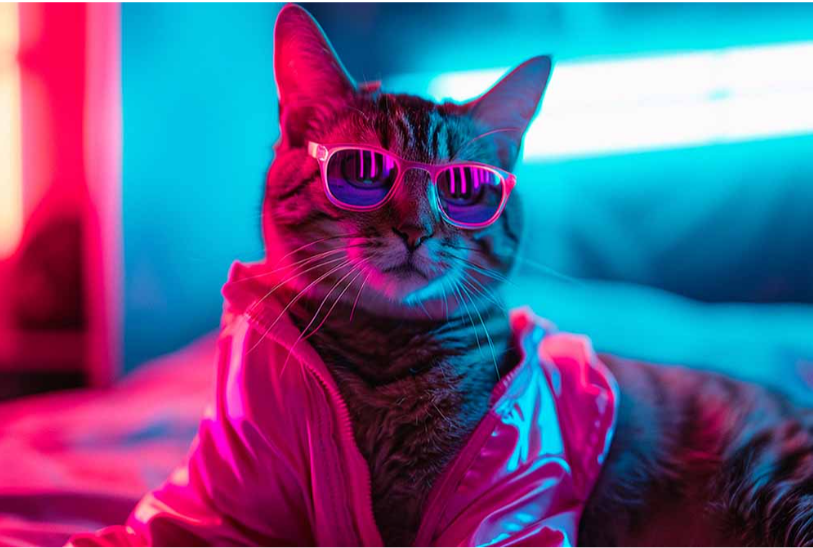
#> input picture input/image.png, 813 x 548 px
$ python image_filters.py
#> lines starting #> are read from the running program, lines starting #| are printed output that depends on the picture; after the words box and inside, x2 and y2 are one past the last pixel; in counts of white or black regions, pixels touching at a corner belong together
#> further down, image is the input picture: shape (548, 813, 3); mean B, G, R 138.9, 93.6, 96.7
### HSI_2_RGB.py
import cv2
import numpy as np
import matplotlib.pyplot as plt


def rgb_to_hsi(img):
    r = img[:, :, 0]
    g = img[:, :, 1]
    b = img[:, :, 2]

    intensity = (r + g + b) / 3

    minimum = np.minimum(r, np.minimum(g, b))
    saturation = 1 - (3 * minimum) / (r + g + b + 1e-8)

    numerator = 0.5 * ((r - g) + (r - b))
    denominator = np.sqrt((r - g)**2 + (r - b) * (g - b))

    theta = np.arccos(
        np.clip(numerator / (denominator + 1e-8), -1, 1)
    )

    hue = np.where(b <= g, theta, 2 * np.pi - theta)
    hue = hue / (2 * np.pi)
    hue = np.where(saturation == 0, 0, hue)

    hsi = np.stack((hue, saturation, intensity), axis=2)

    return hsi


def hsi_to_rgb(hsi):

    h = hsi[:, :, 0] * 2 * np.pi
    s = hsi[:, :, 1]
    i = hsi[:, :, 2]

    r = np.zeros(h.shape)
    g = np.zeros(h.shape)
    b = np.zeros(h.shape)

    mask = h < 2 * np.pi / 3

    hm = h[mask]

    b[mask] = i[mask] * (1 - s[mask])

    r[mask] = i[mask] * (
        1 + s[mask] * np.cos(hm) /
        (np.cos(np.pi / 3 - hm) + 1e-8)
    )

    g[mask] = 3 * i[mask] - r[mask] - b[mask]

    mask = (h >= 2 * np.pi / 3) & (h < 4 * np.pi / 3)

    hm = h[mask] - 2 * np.pi / 3

    r[mask] = i[mask] * (1 - s[mask])

    g[mask] = i[mask] * (
        1 + s[mask] * np.cos(hm) /
        (np.cos(np.pi / 3 - hm) + 1e-8)
    )

    b[mask] = 3 * i[mask] - r[mask] - g[mask]

    mask = h >= 4 * np.pi / 3

    hm = h[mask] - 4 * np.pi / 3

    g[mask] = i[mask] * (1 - s[mask])

    b[mask] = i[mask] * (
        1 + s[mask] * np.cos(hm) /
        (np.cos(np.pi / 3 - hm) + 1e-8)
    )

    r[mask] = 3 * i[mask] - g[mask] - b[mask]

    rgb = np.stack((r, g, b), axis=2)

    return np.clip(rgb, 0, 1)


# [46 lines that do not run on import are left out]

### image_filters.py

import cv2
import matplotlib.pyplot as plt
import numpy as np
import os

from scipy.ndimage import (
    minimum_filter,
    median_filter,
    maximum_filter,
    uniform_filter,
    convolve,
    gaussian_filter
)

from HSI_2_RGB import rgb_to_hsi, hsi_to_rgb


def apply_filters(hsi):

    results = {}

    minimum = np.empty(hsi.shape, hsi.dtype)

    for channel in range(3):
        minimum[:, :, channel] = minimum_filter(
            hsi[:, :, channel], size=3, mode="constant"
        )
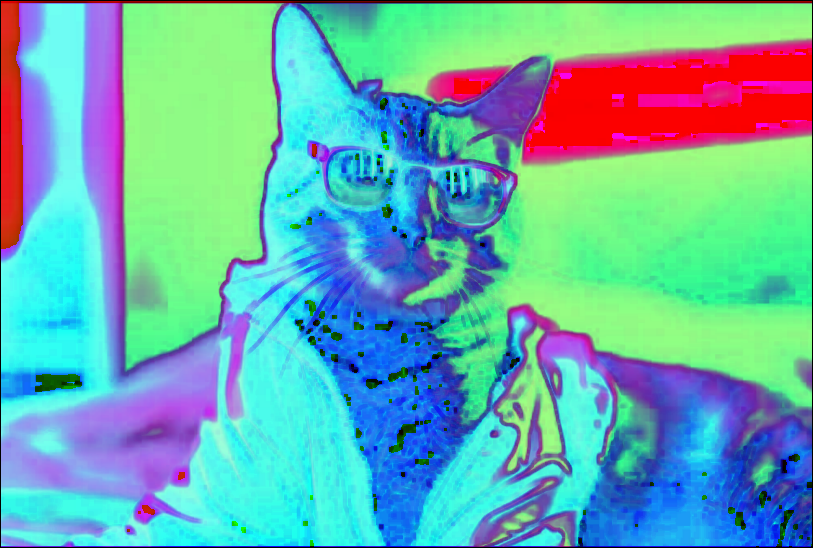
#> minimum: shape (548, 813, 3) float32; mean of channels 0, 1, 2 0.68, 0.688, 0.406; drawn as B, G, R

    results['Minimum'] = minimum

    median = np.empty(hsi.shape, hsi.dtype)

    for channel in range(3):
        median[:, :, channel] = median_filter(
            hsi[:, :, channel], size=3, mode="constant"
        )

    results['Median'] = median

    maximum = np.empty_like(hsi)

    for channel in range(3):
        maximum[:, :, channel] = maximum_filter(
            hsi[:, :, channel], size=3, mode="constant"
        )
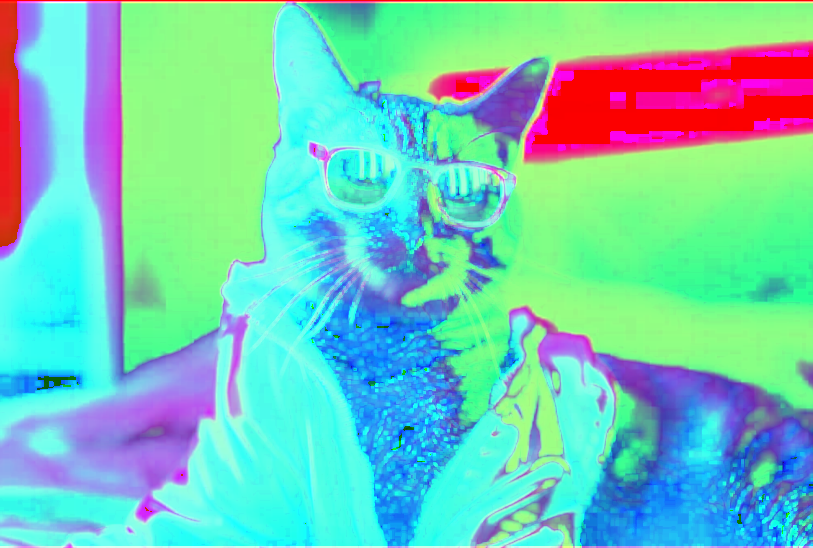
#> maximum: shape (548, 813, 3) float32; mean of channels 0, 1, 2 0.72, 0.788, 0.452; drawn as B, G, R

    results['Maximum'] = maximum

    average = np.empty_like(hsi)

    for channel in range(3):
        average[:, :, channel] = uniform_filter(
            hsi[:, :, channel], size=3, mode="constant"
        )
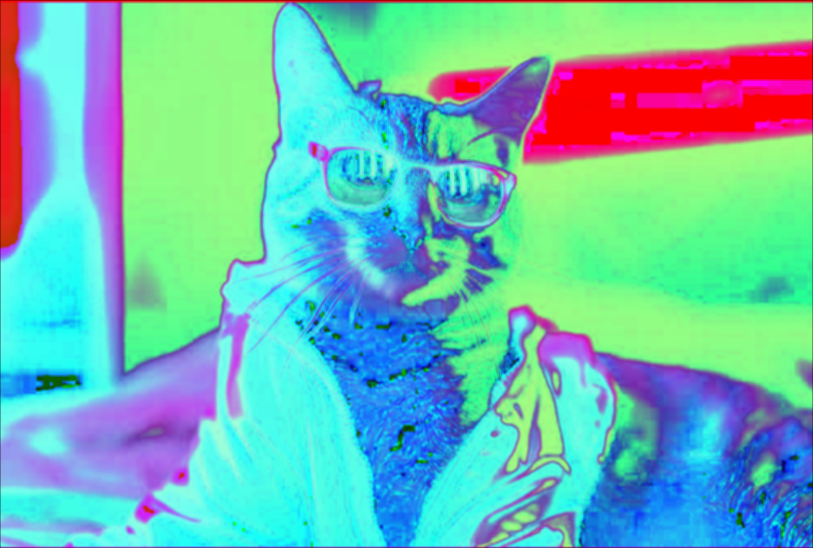
#> average: shape (548, 813, 3) float32; mean of channels 0, 1, 2 0.702, 0.74, 0.429; drawn as B, G, R

    results['Average'] = average

    weighted_kernel = np.array(
        [[1, 2, 1],
         [2, 4, 2],
         [1, 2, 1]],
        dtype=np.float32
    ) / 16

    weighted = np.empty_like(hsi)

    for channel in range(3):
        weighted[:, :, channel] = convolve(
            hsi[:, :, channel],
            weighted_kernel,
            mode='constant',
            cval=0
        )

    results['Weighted'] = weighted

    gaussian = np.empty_like(hsi)

    for channel in range(3):
        gaussian[:, :, channel] = gaussian_filter(
            hsi[:, :, channel],
            sigma=1,
            mode='constant',
            cval=0
        )

    results['Gaussian'] = gaussian

    intensity = hsi[:, :, 2]

    sobel_x = np.array(
        [[-1, 0, 1],
         [-2, 0, 2],
         [-1, 0, 1]],
        dtype=np.float32
    )

    sobel_y = np.array(
        [[-1, -2, -1],
         [0, 0, 0],
         [1, 2, 1]],
        dtype=np.float32
    )

    gx = convolve(intensity, sobel_x, mode='constant')
    gy = convolve(intensity, sobel_y, mode='constant')

    G = np.sqrt(gx**2 + gy**2)

    sobel = G / (G.max() + 1e-8)

    results['Sobel'] = sobel

    laplacian_kernel = np.array(
        [[0, -1, 0],
         [-1, 4, -1],
         [0, -1, 0]],
        dtype=np.float32
    )

    laplacian = convolve(
        intensity,
        laplacian_kernel,
        mode="constant"
    )

    laplacian = np.abs(laplacian)

    laplacian = laplacian / (laplacian.max() + 1e-8)

    results['Laplacian'] = laplacian

    return results


def save_images(results):

    for name, image in results.items():

        if image.ndim == 3:
            image = hsi_to_rgb(image)

        image = np.clip(image * 255, 0, 255).astype(np.uint8)

        if image.ndim == 3:
            image = cv2.cvtColor(image, cv2.COLOR_RGB2BGR)

        filename = "output/" + name + ".png"

        cv2.imwrite(filename, image)


if __name__ == "__main__":

    image = cv2.imread("input/image.png")

    if image is None:
        print("Image not found!")
        exit()

    image = cv2.cvtColor(image, cv2.COLOR_BGR2RGB)
    image = image.astype(np.float32) / 255.0

    hsi = rgb_to_hsi(image)

    results = apply_filters(hsi)
#> results = 8 items

    save_images(results)
#> the loop in save_images, `for name, image in results.items(): ` made 8 passes
#> (name, filename) on passes 1 to 8: ('Minimum', 'output/Minimum.png'), ('Median', 'output/Median.png'), ('Maximum', 'output/Maximum.png'), ('Average', 'output/Average.png'), ('Weighted', 'output/Weighted.png'), ('Gaussian', 'output/Gaussian.png'), ('Sobel', 'output/Sobel.png'), ('Laplacian', 'output/Laplacian.png')
#> pass 1, in hsi_to_rgb, `mask = h < 2 * np.pi / 3`:
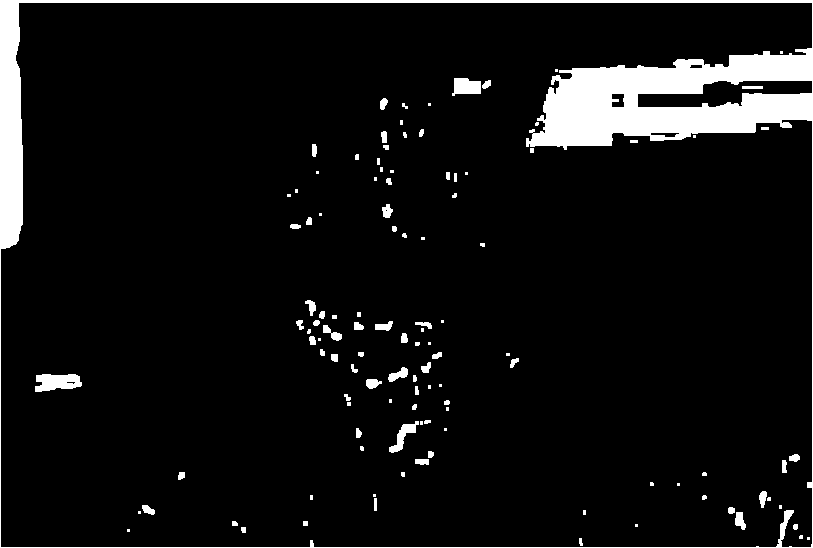
#> mask: shape (548, 813) bool; 7.1% white; 116 white regions (45 under 20 px), largest, box (x1, y1, x2, y2) and area: (0, 0, 813, 548) 26229, (35, 374, 82, 392) 638, (452, 78, 481, 96) 403

    print("All filtered images saved successfully!")

    plt.figure(figsize=(16, 13))

    plt.subplot(3, 3, 1)
    plt.imshow(image)
    plt.title("Original", pad=12)
    plt.axis("off")

    index = 2

    for name in results:

        filtered_image = results[name]

        plt.subplot(3, 3, index)

        if filtered_image.ndim == 3:
            filtered_image = hsi_to_rgb(filtered_image)
            plt.imshow(filtered_image)
        else:
            plt.imshow(filtered_image, cmap="gray")

        plt.title(name, pad=12)
        plt.axis("off")

        index += 1
#> this loop made 8 passes
#> pass 1, in hsi_to_rgb (call 7), `mask = h >= 4 * np.pi / 3`:
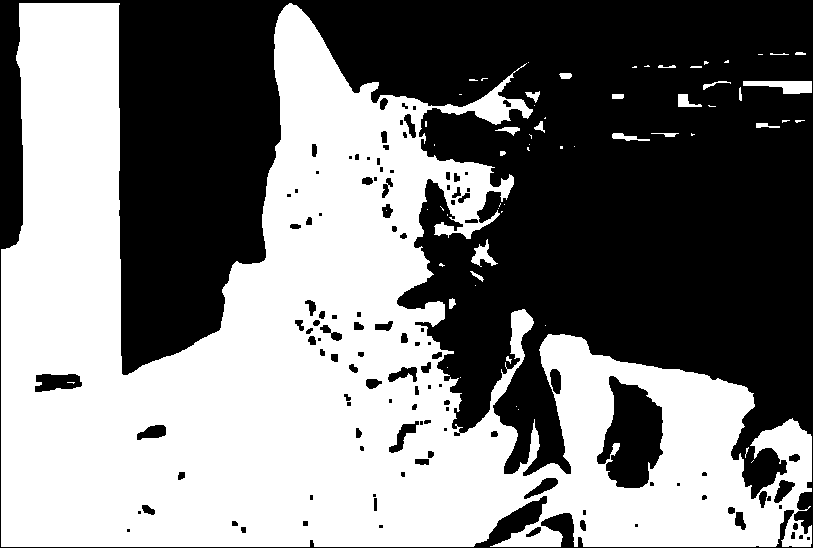
#> mask: shape (548, 813) bool; 49.4% white; 62 white regions (40 under 20 px), largest, box (x1, y1, x2, y2) and area: (1, 3, 812, 547) 217921, (743, 81, 812, 94) 580, (471, 239, 498, 267) 293
#> pass 1, in hsi_to_rgb (call 7), `rgb = np.stack((r, g, b), axis=2)`:
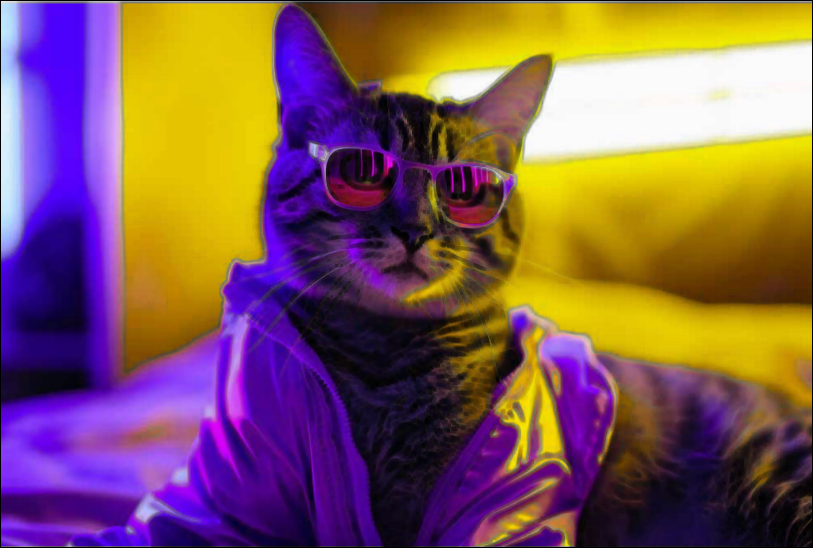
#> rgb: shape (548, 813, 3) float64; mean of channels 0, 1, 2 0.346, 0.359, 0.513; drawn with min black and max white
#> after the loop, index = 10

    plt.subplots_adjust(
        hspace=0.35,
        wspace=0.12,
        top=0.95,
        bottom=0.04
    )

    plt.savefig("output/Comparison.png", dpi=300, bbox_inches="tight")
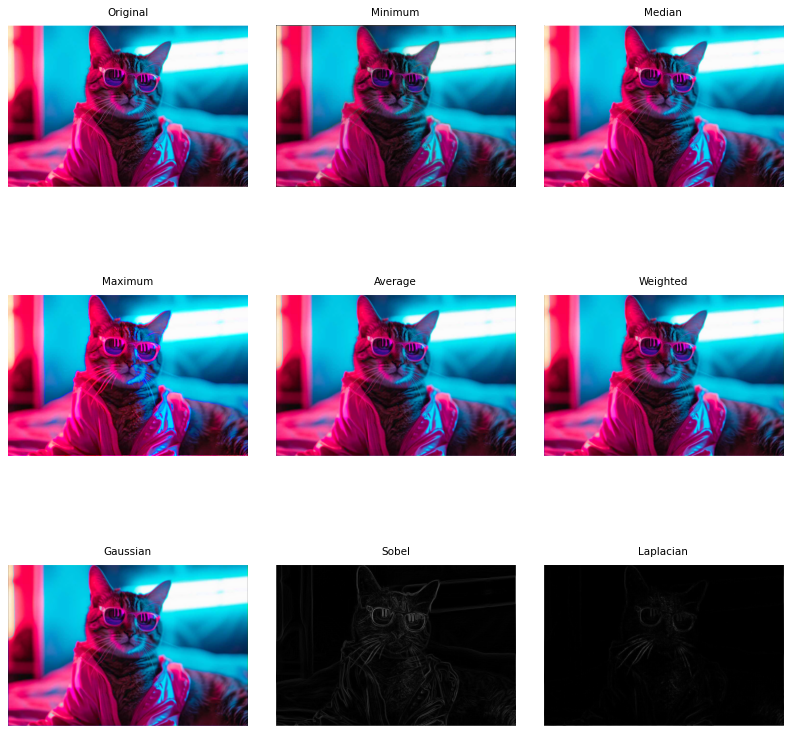
#> figure drawn by matplotlib, 9 panels
    plt.show()
